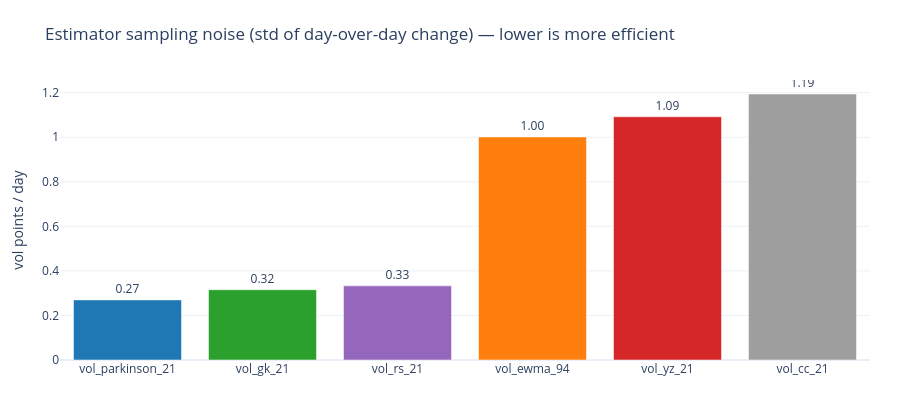

Write notebook code for a chart like this one.
### Markdown cell above
A simple efficiency proxy: how much each estimator jitters day-to-day. Lower bars = less sampling noise for the same signal.

### Code cell
# Efficiency proxy: a noisier estimator jumps around more day-to-day for the same underlying vol.
# Range/OHLC estimators (Parkinson, GK, RS, YZ) use intrabar information, so they are smoother than
# close-to-close (Yang-Zhang 2000).
names = list(palette.keys())
noise = {n: float(np.nanstd(np.diff((df.get_column(n) * ANN * 100).to_numpy()))) for n in names}
order = sorted(noise, key=noise.get)
fig = go.Figure(go.Bar(x=order, y=[noise[n] for n in order],
                       marker_color=[palette[n] for n in order],
                       text=[f"{noise[n]:.2f}" for n in order], textposition="outside"))
fig.update_layout(height=400,
                  title="Estimator sampling noise (std of day-over-day change) — lower is more efficient",
                  yaxis_title="vol points / day", margin=dict(l=60, r=30, t=80, b=40))
fig.show()

### Figure 1 — Plotly figure (JSON) as saved in the notebook; plotly's stock layout.template omitted (floating-point values rounded to 4 significant figures)
{"data": [{"marker": {"color": ["#1f77b4", "#2ca02c", "#9467bd", "#ff7f0e", "#d62728", "#9e9e9e"]}, "text": ["0.27", "0.32", "0.33", "1.00", "1.09", "1.19"], "textposition": "outside", "type": "bar", "x": ["vol_parkinson_21", "vol_gk_21", "vol_rs_21", "vol_ewma_94", "vol_yz_21", "vol_cc_21"], "y": [0.2699, 0.3155, 0.3328, 1.001, 1.092, 1.194]}], "layout": {"height": 400, "margin": {"b": 40, "l": 60, "r": 30, "t": 80}, "title": {"text": "Estimator sampling noise (std of day-over-day change) — lower is more efficient"}, "yaxis": {"title": {"text": "vol points / day"}}}}
